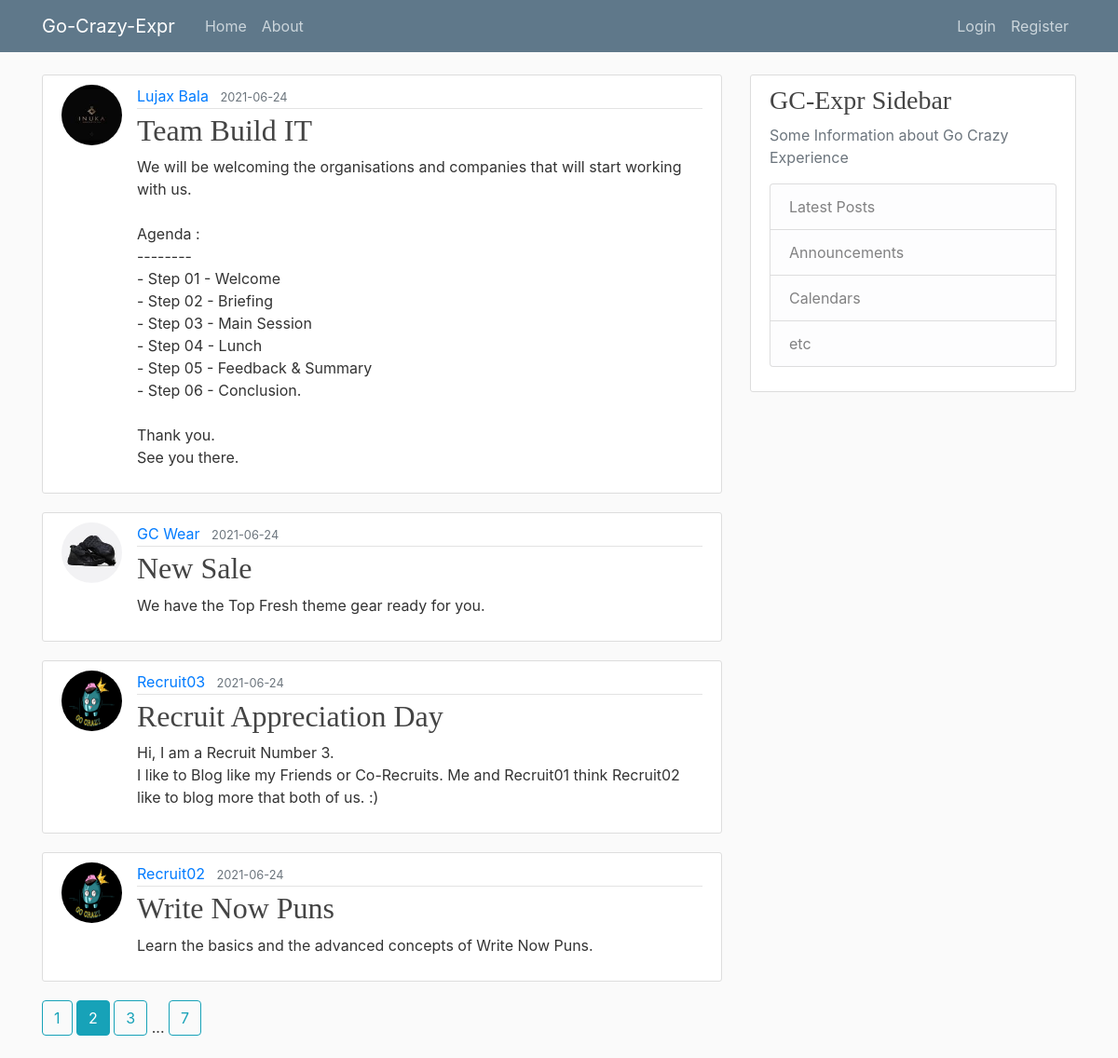
The page /home?page=2 on the database its author committed.
### flaskblog/models.py (models this page shows, shortened)
class Post(db.Model):
    id = db.Column(db.Integer, primary_key=True)
    title = db.Column(db.String(100), nullable=False)
    date_posted = db.Column(db.DateTime, nullable=False,
                            default=datetime.utcnow)
    content = db.Column(db.Text, nullable=False)
    user_id = db.Column(db.Integer, db.ForeignKey('user.id'), nullable=False)

class User(db.Model, UserMixin):
    id = db.Column(db.Integer, primary_key=True)
    username = db.Column(db.String(20), unique=True, nullable=False)
    email = db.Column(db.String(120), unique=True, nullable=False)
    image_file = db.Column(db.String(20), nullable=False,
                           default='default.jpeg')
    password = db.Column(db.String(60), nullable=False)
    posts = db.relationship('Post', backref='author', lazy=True)

### flaskblog/routes.py (the view)
@app.route('/')
@app.route('/home')
def home():
    page = request.args.get('page', 1, type=int)
    posts = Post.query.order_by(Post.date_posted.desc()).paginate(page=page, per_page = 4)
    return render_template('home.html', posts=posts)

### flaskblog/templates/home.html
{% extends "layout.html" %}
{% block content %}
    {% for post in posts.items %}
        <article class="media content-section">
            <img src="{{ url_for('static', filename='profile_pics/' + post.author.image_file) }}" alt="" class="rounded-circle article-img">
            <div class="media-body">
                <div class="article-metadata">
                    <a href="{{ url_for('user_posts', username=post.author.username) }}" class="mr-2">{{ post.author.username }}</a>
                    <small class="text-muted">{{ post.date_posted.strftime('%Y-%m-%d') }}</small>
                </div>
                <h2><a href="{{ url_for('post', post_id=post.id) }}" class="article-title">{{ post.title }}</a></h2>
                <p class="article-content">{{ post.content }}</p>
            </div>
        </article>
    {% endfor %}
    {% for page_num in posts.iter_pages(left_edge=1, right_edge=1, left_current=1, right_current=2) %}
        {% if page_num %}
            {% if posts.page == page_num %}
                <a class="btn btn-info mb-4" href="{{ url_for('home', page=page_num) }}">{{ page_num }}</a>
            {% else %}
                <a class="btn btn-outline-info mb-4" href="{{ url_for('home', page=page_num) }}">{{ page_num }}</a>
            {% endif %}
        {% else %}
        ...
        {% endif %}
    {% endfor %}
{% endblock content %}

### flaskblog/static/main.css (style rules this page uses)
body { background: #fafafa; color: #333333; margin-top: 5rem; }
h1, h2, h3, h4, h5, h6 { color: #444444; font-family: "Bebas Neue"; }
.content-section { background: #fff; padding: 10px 20px; border: 1px solid #dddddd; border-radius: 3px; margin-bottom: 20px; }
.article-title { color: #444444; }
.article-content { white-space: pre-line; }
.media-body a { text-decoration: none; }
.article-img { height: 65px; width: 65px; margin-right: 16px; }
.article-metadata { padding-bottom: 1px; margin-bottom: 4px; border-bottom: 1px solid #e3e3e3; }

### rows shown on the page
Post: image_file (picture), author.username "Lujax Bala", date_posted "2021-06-24", title "Team Build IT", content "We will be welcoming the organisations and companies that will start working with us. Agenda : -------- - Step 01 - Welcome - Step 02 - Briefing - Step 03 - Main Session - Step 04 - Lunch - Step 05 - Feedback & Summary - Step 06 - Conclusion. Thank you. See you there."
Post: image_file (picture), author.username "GC Wear", date_posted "2021-06-24", title "New Sale", content "We have the Top Fresh theme gear ready for you."
Post: image_file (placeholder picture), author.username "Recruit03", date_posted "2021-06-24", title "Recruit Appreciation Day", content "Hi, I am a Recruit Number 3. I like to Blog like my Friends or Co-Recruits. Me and Recruit01 think Recruit02 like to blog more that both of us. :)"
Post: image_file (placeholder picture), author.username "Recruit02", date_posted "2021-06-24", title "Write Now Puns", content "Learn the basics and the advanced concepts of Write Now Puns."

### other values the page prints
{{ page_num }} "1" "3" "7"
{{ page_num }} "2"
